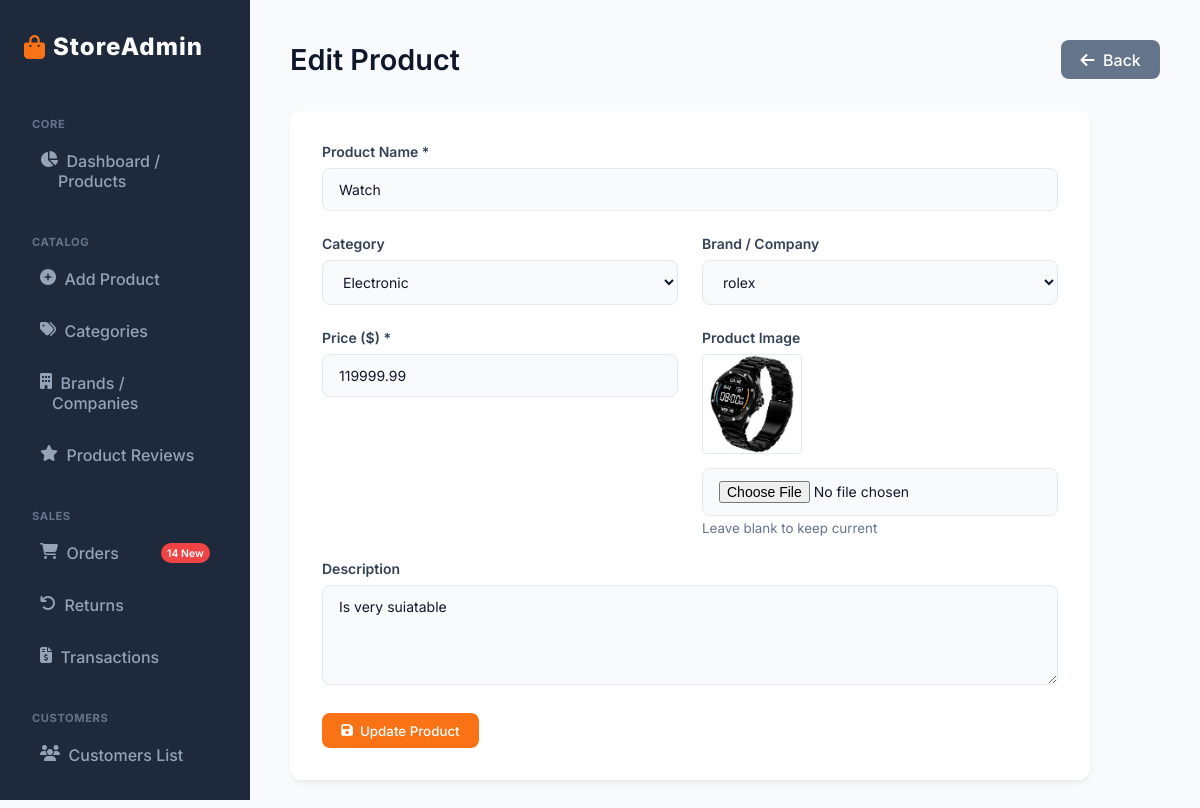
The app's page /edit.php?id=3 (signed in) with its own data.
### tables this page shows
CREATE TABLE `products` (
  `id` int(11) NOT NULL,
  `user_id` int(11) DEFAULT NULL,
  `category_id` int(11) DEFAULT NULL,
  `company_id` int(11) DEFAULT NULL,
  `name` varchar(255) NOT NULL,
  `description` text DEFAULT NULL,
  `price` decimal(10,2) NOT NULL,
  `image` varchar(255) DEFAULT NULL,
  `created_at` timestamp NOT NULL DEFAULT current_timestamp()
);

CREATE TABLE `categories` (
  `id` int(11) NOT NULL,
  `name` varchar(255) NOT NULL
);

CREATE TABLE `companies` (
  `id` int(11) NOT NULL,
  `name` varchar(255) NOT NULL
);

### edit.php (the view, shortened to what this page needs)
<?php
require_once 'db.php';
$product = null;
$categories = $pdo->query("SELECT * FROM categories ORDER BY name ASC")->fetchAll();
$companies = $pdo->query("SELECT * FROM companies ORDER BY name ASC")->fetchAll();
if (isset($_GET['id']) && !empty(trim($_GET['id']))) {
    $id = trim($_GET['id']);
    $stmt = $pdo->prepare("SELECT * FROM products WHERE id = :id");
    $stmt->bindParam(":id", $id);
    $stmt->execute();
    if ($stmt->rowCount() == 1) {
        $product = $stmt->fetch();
    } else {
        header("Location: index.php?msg=" . urlencode("Product not found."));
        exit();
    }
} else {
    header("Location: index.php");
    exit();
}
?>
<!DOCTYPE html>
<html lang="en">
<head>
    <link rel="stylesheet" href="style.css">
    <link rel="stylesheet" href="https://cdnjs.cloudflare.com/ajax/libs/font-awesome/6.4.0/css/all.min.css">
</head>
<body>
    <?php include 'sidebar.php'; ?>
    <div class="main-content">
        <div class="header">
            <h1>Edit Product</h1>
            <a href="index.php" class="btn" style="background-color: var(--text-muted);"><i class="fas fa-arrow-left"></i>&nbsp; Back</a>
        </div>
        <div class="card form-container">
            <form action="<?php echo htmlspecialchars($_SERVER["PHP_SELF"]) . "?id=" . $id; ?>" method="post" enctype="multipart/form-data">
                <div class="form-group">
                    <label class="form-label">Product Name *</label>
                    <input type="text" name="name" class="form-control" required value="<?= htmlspecialchars($product['name'] ?? '') ?>">
                </div>
                <div class="form-row">
                    <div class="form-group flex-1">
                        <label class="form-label">Category</label>
                        <select name="category_id" class="form-control">
                            <?php foreach($categories as $cat): ?>
                                <option value="<?= $cat['id'] ?>" <?= (isset($product['category_id']) && $product['category_id'] == $cat['id']) ? 'selected' : '' ?>><?= htmlspecialchars($cat['name']) ?></option>
                            <?php endforeach; ?>
                        </select>
                    </div>
                    <div class="form-group flex-1">
                        <label class="form-label">Brand / Company</label>
                        <select name="company_id" class="form-control">
                            <?php foreach($companies as $comp): ?>
                                <option value="<?= $comp['id'] ?>" <?= (isset($product['company_id']) && $product['company_id'] == $comp['id']) ? 'selected' : '' ?>><?= htmlspecialchars($comp['name']) ?></option>
                            <?php endforeach; ?>
                        </select>
                    </div>
                </div>
                <div class="form-row">
                    <div class="form-group flex-1">
                        <label class="form-label">Price ($) *</label>
                        <input type="number" step="0.01" name="price" class="form-control" required value="<?= htmlspecialchars($product['price'] ?? '') ?>">
                    </div>
                    <div class="form-group flex-1">
                        <label class="form-label">Product Image</label>
                        <?php if (!empty($product['image'])): ?>
                            <div style="margin-bottom: 10px;">
                                <img src="<?= htmlspecialchars($product['image']) ?>" alt="Current Image" style="max-width: 100px; max-height: 100px; object-fit: cover; border-radius: 4px; border: 1px solid #e2e8f0;">
                            </div>
                        <?php endif; ?>
                        <input type="file" name="image" class="form-control" accept="image/*">
                        <small style="color: #64748b; margin-top: 4px; display: block;">Leave blank to keep current</small>
                    </div>
                </div>
                <div class="form-group">
                    <label class="form-label">Description</label>
                    <textarea name="description" class="form-control"><?= htmlspecialchars($product['description'] ?? '') ?></textarea>
                </div>
                <button type="submit" class="btn"><i class="fas fa-save"></i>&nbsp; Update Product</button>
            </form>
        </div>
    </div>
</body>
</html>

### style.css (style rules this page uses)
:root { --primary: #f97316; --primary-hover: #ea580c; --secondary: #f1f5f9; --text-main: #0f172a; --text-muted: #64748b; --bg-main: #f8fafc; --bg-card: #ffffff; --border: #e2e8f0; --sidebar-bg: #1e293b; --sidebar-text: #94a3b8; --sidebar-hover: #334155; --sidebar-active: #f97316; --danger: #ef4444; --danger-hover: #dc2626; --success: #10b981; --radius: 12px; --shadow: 0 4px 6px -1px rgba(0, 0, 0, 0.05), 0 2px 4px -1px rgba(0, 0, 0, 0.03); --shadow-hover: 0 10px 15px -3px rgba(0, 0, 0, 0.1), 0 4px 6px -2px rgba(0, 0, 0, 0.05); }
* { margin: 0; padding: 0; box-sizing: border-box; font-family: 'Inter', sans-serif; }
body { background-color: var(--bg-main); color: var(--text-main); display: flex; min-height: 100vh; }
.main-content { margin-left: 250px; padding: 2.5rem; flex: 1; min-height: 100vh; }
.header { display: flex; justify-content: space-between; align-items: center; margin-bottom: 2rem; }
.header h1 { font-size: 1.8rem; font-weight: 600; color: #0f172a; }
.btn { display: inline-flex; align-items: center; justify-content: center; padding: 0.6rem 1.2rem; background-color: var(--primary); color: white; border-radius: 8px; text-decoration: none; font-weight: 500; transition: all 0.2s ease; border: none; cursor: pointer; }
.card { background-color: var(--bg-card); border-radius: var(--radius); box-shadow: var(--shadow); overflow: hidden; }
.form-container { padding: 2rem; max-width: 800px; }
.form-group { margin-bottom: 1.5rem; }
.form-row { display: flex; gap: 1.5rem; margin-bottom: 1.5rem; }
.form-row .form-group { margin-bottom: 0; }
.flex-1 { flex: 1; }
.form-label { display: block; font-size: 0.875rem; font-weight: 600; margin-bottom: 0.5rem; color: #334155; }
.form-control { width: 100%; padding: 0.75rem 1rem; border: 1px solid var(--border); border-radius: 8px; font-size: 0.875rem; transition: all 0.2s ease; outline: none; background-color: #f8fafc; color: #0f172a; }
textarea.form-control { resize: vertical; min-height: 100px; }

### records on screen
products: name "Watch", category_id "Electronic", company_id "rolex", price "119999.99", image (picture), description "Is very suiatable"
